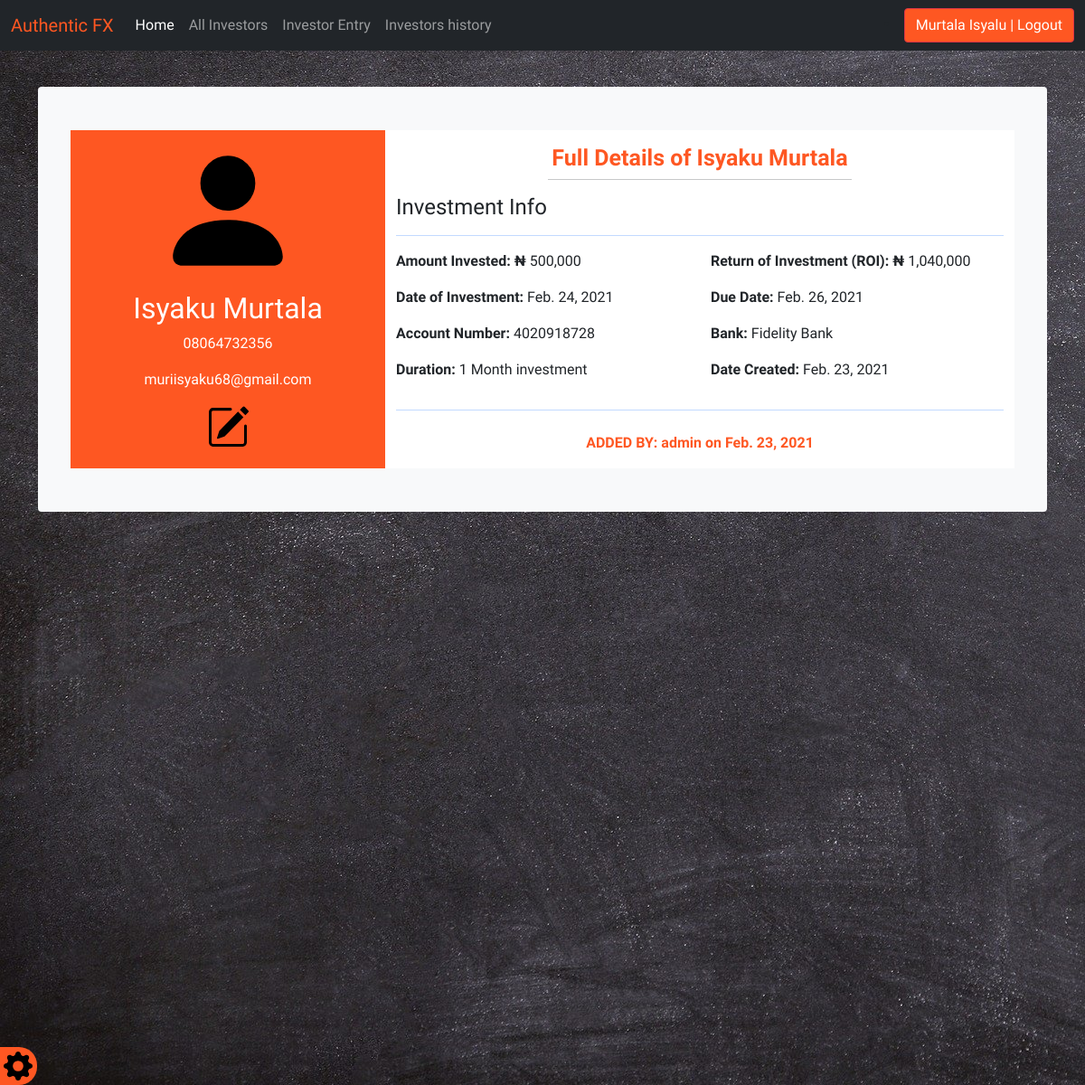
The page /investor_detail/1/ (signed in) on the database its author committed.
### authentic_fx/models.py (models this page shows, shortened)
class Investor(models.Model):
    objects = None
    investor_name = models.CharField(max_length=30, blank=True)
    account_no = models.CharField(max_length=30, blank=True)
    bank_name = models.CharField(max_length=30, blank=True)
    amount_invested = models.CharField(max_length=30)
    date_of_investment = models.DateField("Date of Investment (mm/dd/yyyy)", auto_now_add=False, auto_now=False,
                                          blank=True, null=True)
    duration = models.ForeignKey(Duration, on_delete=models.CASCADE, blank=True, null=True)
    phone_number = models.CharField(max_length=30, blank=True)
    email_address = models.CharField(max_length=30)
    return_of_investment = models.CharField(max_length=30)
    due_date = models.DateField("Due Date (mm/dd/yyyy)", auto_now_add=False, auto_now=False, blank=True, null=True)
    users_name = models.CharField(max_length=30)
    timestamp = models.DateField(auto_now_add=True, auto_now=False, blank=True)
    complete = models.BooleanField(default=False)
    export_to_CSV = models.BooleanField(default=False)

class Duration(models.Model):
    duration = models.CharField(max_length=30, blank=True)
    def __str__(self):
        return self.duration

### authentic_fx/views.py (the view)
# urls.py: url(r'^investor_detail/(?P<id>\d+)/$', views.investor_detail, name='investor_detail'),
def investor_detail(request, id=None):
    instance = get_object_or_404(Investor, id=id)
    context = {
        "title": 'Full Details of ' + str(instance.investor_name),
        "instance": instance,
    }
    return render(request, "investor_detail.html", context)

### authentic_fx/templates/investor_detail.html (shortened to what this page needs)
{% load static %}
{% load crispy_forms_tags %}
<html lang="en">
  <head>
    {% include 'head.html' %}
    <link href="{% static 'css/navbar-top-fixed.css' %}" rel="stylesheet">
    <link href="{% static 'js/jquery-ui-1.12.1/jquery-ui.min.css' %}" rel="stylesheet">
    <link href="{% static 'js/jquery-ui-1.12.1/jquery-ui.structure.min.css' %}" rel="stylesheet">
    <link href="{% static 'js/jquery-ui-1.12.1/jquery-ui.theme.min.css' %}" rel="stylesheet">
  </head>
  <body>
  {% include 'nav.html' %}
<br>
  {% if request.user.is_authenticated %}
<main role="main" class="container">
  <div class="bg-light p-5 rounded">
      <div class="row z-depth-3">
            <div class="col-sm-4 rounded-left" style="background: #fe5722">
              <div class="card-block text-center text-white">
                <img class="mt-2" style="width: 50%" src="{% static 'img/person-fill.svg' %}">
                <h2 class="font-weight-bold mt-2">{{ instance.investor_name }}</h2>
                <p>{{ instance.phone_number }}</p>
                <p>{{ instance.email_address }}</p>
                <a href="{% url 'investor_edits' id=instance.id %}"><i class="fas fa-user-tie fa-7x mt-5"><img style="width: 15%" src="{% static 'img/pencil-square.svg' %}"></i></a>
              </div>
            </div>
            <div class="col-sm-8 bg-white rounded-right">
              <h3 class="mt-3 text-center title" style="font-family: 'Akaya Telivigala', cursive;">{{ title }}</h3>
              <hr class="badge-primary mt-0 w-50">
              <h4 class="mt-3">Investment Info</h4>
              <hr class="bg-primary">
              <div class="row">
                <div class="col-sm-6">
                  <p class="font-weight-bold"><b>Amount Invested: <span>&#8358; </span></b>{{instance.amount_invested}}</p>
                </div>
                <div class="col-sm-6">
                  <p class="font-weight-bold"><b>Return of Investment (ROI): <span>&#8358;</span></b> {{instance.return_of_investment}}</p>
                </div>
                <div class="col-sm-6">
                  <p class="font-weight-bold"><b>Date of Investment: </b> {{instance.date_of_investment}}</p>
                </div>
                <div class="col-sm-6">
                  <p class="font-weight-bold"><b>Due Date: </b> {{instance.due_date}}</p>
                </div>
                <div class="col-sm-6">
                  <p class="font-weight-bold"><b>Account Number: </b> {{instance.account_no}}</p>
                </div>
                <div class="col-sm-6">
                  <p class="font-weight-bold"><b>Bank: </b> {{instance.bank_name}}</p>
                </div>
                <div class="col-sm-6">
                  <p class="font-weight-bold"><b>Duration: </b> {{instance.duration}}</p>
                </div>
                <div class="col-sm-6">
                  <p class="font-weight-bold"><b>Date Created: </b> {{instance.timestamp}}</p>
                </div>
              </div>
              <hr class="bg-primary">
              <ul class="list-unstyled d-flex justify-content-center mt-4">
                <li style="color: #fe5722"><b>ADDED BY: {{instance.users_name}} on {{instance.timestamp}}</b></li>
              </ul>
            </div>
          </div>
      </div>
</main>
  {% else %}
  <center><a href="/accounts/login">LOGIN HERE</a></center>
  {% endif %}
  </body>
</html>

### authentic_fx/templates/head.html (shortened to what this page needs)
{% load static %}
<link href="{% static 'css/bootstrap.min.css' %}" rel="stylesheet">
<link rel="stylesheet" href="{% static 'css/style.css' %}">
<link rel="stylesheet" href="{% static 'css/navbar-fixed' %}">
<link href="{% static 'css/navbar-top-fixed.css' %}" rel="stylesheet">

### authentic_fx/templates/nav.html (shortened to what this page needs)
<nav class="navbar navbar-expand-md navbar-dark fixed-top bg-dark">
  <div class="container-fluid">
    <a style="color: #fe5722" class="navbar-brand" href="/">Authentic FX</a>
    <div class="collapse navbar-collapse" id="navbarCollapse">
      <ul class="navbar-nav me-auto mb-2 mb-md-0">
        {% if request.user.is_authenticated %}
        <li class="nav-item">
          <a class="nav-link active" aria-current="page" href="/">Home</a>
        </li>
        <li class="nav-item">
          <a class="nav-link" href="/investors_list">All Investors</a>
        </li>
        <li class="nav-item">
          <a class="nav-link" href="/investor_entry" tabindex="-1" aria-disabled="true">Investor Entry</a>
        </li>
        <li class="nav-item">
        <a class="nav-link" href="/investorshistory_list">Investors history</a>
        </li>
        {% endif %}
      </ul>
      {% if request.user.is_authenticated %}
        <li><a href="/accounts/logout"><button style="background: #fe5722" class="btn btn-danger">{{ user.first_name }} {{ user.last_name }} | Logout</button></a></li>
      {% else %}
        <li><a href="/accounts/login"><button style="background: #fe5722" class="btn btn-danger">Login</button></a></li>
      {% endif %}
    </div>
  </div>
</nav>
{% if request.user.is_authenticated %}
      <a href="/settings">
        <div id="settings">
              Settings <img style="width: 32px" src="/static/img/settings.svg">
        </div>
      </a>
{% endif %}

### authentic_fx/templates/js.html (shortened to what this page needs)
{% load static %}

### authentic_fx/static/css/style.css (style rules this page uses)
body { background-image: url(../img/bg.jpg); }
.title { font-family: helvetica; font-weight: bold; font-size: 25px; color: #fe5722; text-align: left; }
#settings { background-color: #fe5722; color: white; text-align: center; display: inline; font-weight: bolder; padding-top: 5px; padding-bottom: 5px; padding-left: 20px; padding-right: 5px; position: fixed; bottom: 0px; left: -80px; z-index: 3000; border-top-right-radius: 20px; border-bottom-right-radius: 20px; }

### authentic_fx/static/css/navbar-top-fixed.css (style rules this page uses)
body { min-height: 75rem; padding-top: 4.5rem; }

### authentic_fx/templates/head.html (style rules this page uses)
body { font-family: 'Akaya Telivigala', cursive; }

### authentic_fx/templates/investor_detail.html (style rules this page uses)
hr { margin-left: auto; margin-right: auto; }
body { font-family: 'Akaya Telivigala', cursive; }

### rows shown on the page
Investor: investor_name "Isyaku Murtala", phone_number "08064732356", email_address "muriisyaku68@gmail.com", amount_invested "500,000", return_of_investment "1,040,000", date_of_investment "Feb. 24, 2021", due_date "Feb. 26, 2021", account_no "4020918728", bank_name "Fidelity Bank", duration "1 Month investment", timestamp "Feb. 23, 2021", users_name "admin"

### other values the page prints
{{ user.first_name }} "Murtala"
{{ user.last_name }} "Isyalu"
{{ title }} "Full Details of Isyaku Murtala"
